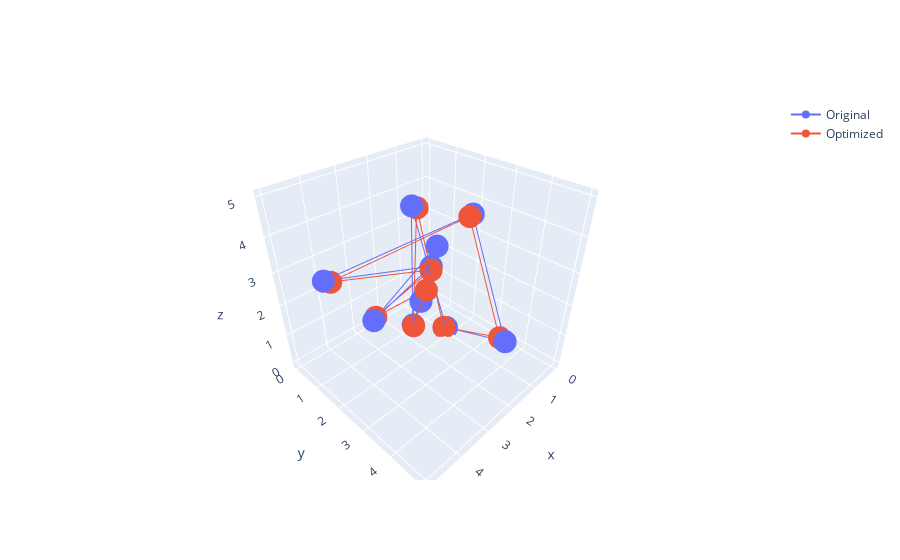

Write notebook code for a chart like this one.
### Code cell
import cvxpy as cp
import numpy as np
import plotly.graph_objects as go

# Define the starting and ending points
start = np.array([0, 0, 0])
end = np.array([5, 5, 5])

# Generate some random points for the path
n = 10
path = np.random.rand(n, 3) * 5

# Define the variables
x = cp.Variable((n, 3))

# Define the objective function
obj = cp.Minimize(cp.sum_squares(x - path) + 0.1 * cp.tv(x))

# Define the constraints
constraints = [x[0, :] == start, x[-1, :] == end]

# Solve the problem
prob = cp.Problem(obj, constraints)
prob.solve()

# Extract the optimized path
x_opt = x.value

# Plot the original and optimized paths
fig = go.Figure()
fig.add_trace(
    go.Scatter3d(
        x=path[:, 0],
        y=path[:, 1],
        z=path[:, 2],
        name="Original",
    )
)
fig.add_trace(
    go.Scatter3d(
        x=x_opt[:, 0],
        y=x_opt[:, 1],
        z=x_opt[:, 2],
        name="Optimized",
    )
)
fig.show()

### Figure 1 — Plotly figure (JSON) as saved in the notebook; plotly's stock layout.template omitted (floating-point values rounded to 4 significant figures)
{"data": [{"name": "Original", "type": "scatter3d", "x": [1.234, 3.959, 0.8987, 4.42, 2.129, 2.44, 0.9947, 2.695, 2.626, 2.785], "y": [1.646, 2.171, 1.102, 0.9077, 3.54, 4.93, 1.869, 2.23, 2.126, 2.594], "z": [2.912, 2.168, 1.862, 2.932, 4.822, 2.274, 0.02299, 4.767, 1.231, 2.353]}, {"name": "Optimized", "type": "scatter3d", "x": [1.43e-11, 3.84, 0.9942, 4.301, 2.214, 2.449, 1.087, 2.609, 2.657, 5.0], "y": [1.872e-11, 2.101, 1.186, 1.032, 3.521, 4.781, 1.849, 2.313, 2.171, 5.0], "z": [3.114e-11, 2.165, 1.813, 2.902, 4.787, 2.306, 0.07143, 4.718, 1.246, 5.0]}], "layout": {}}
